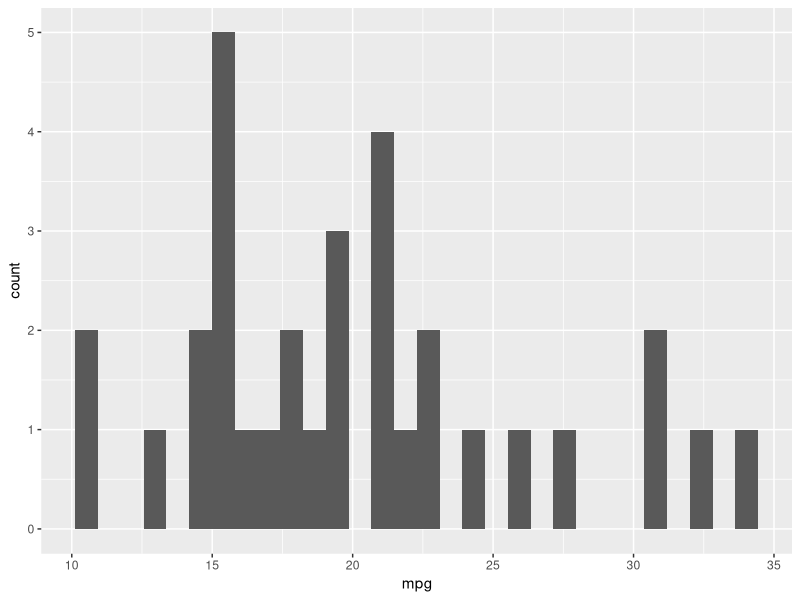
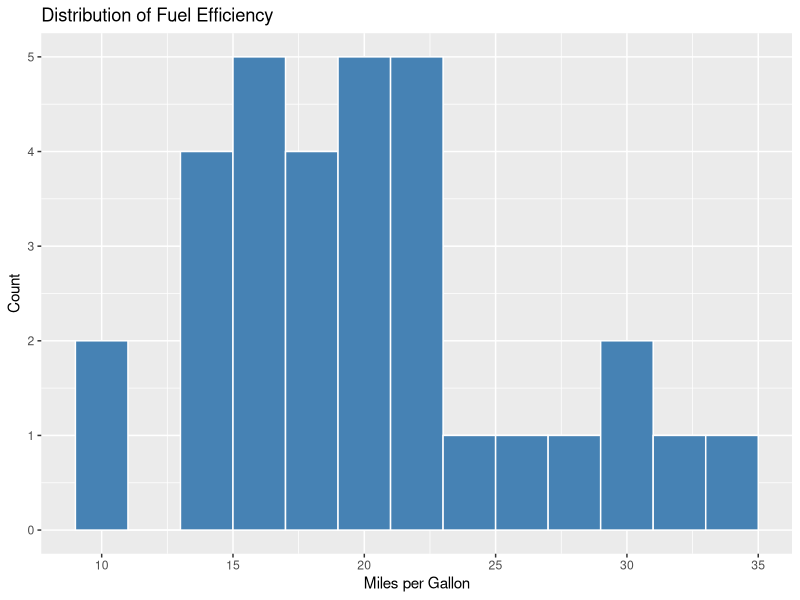
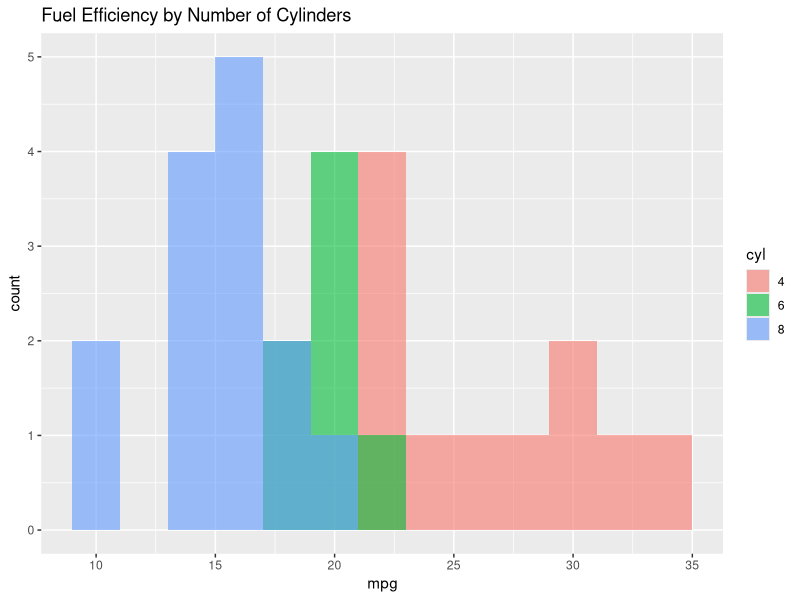
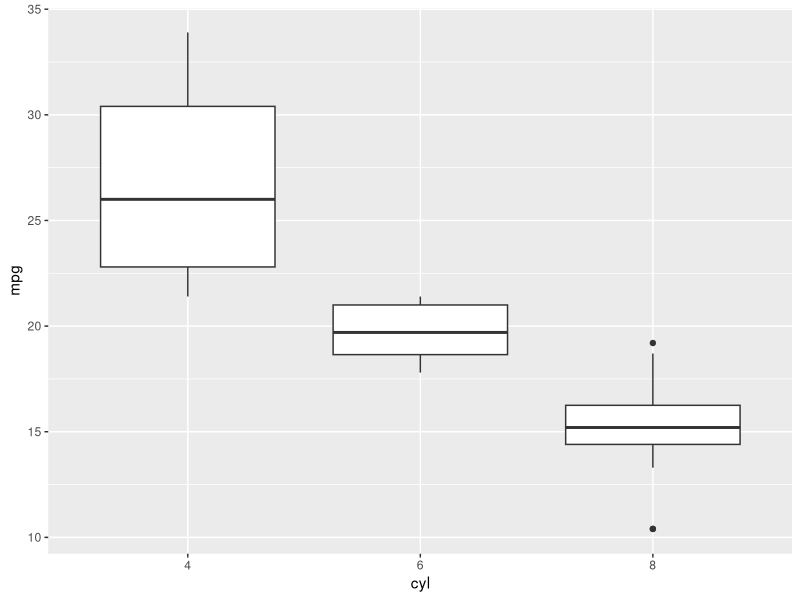
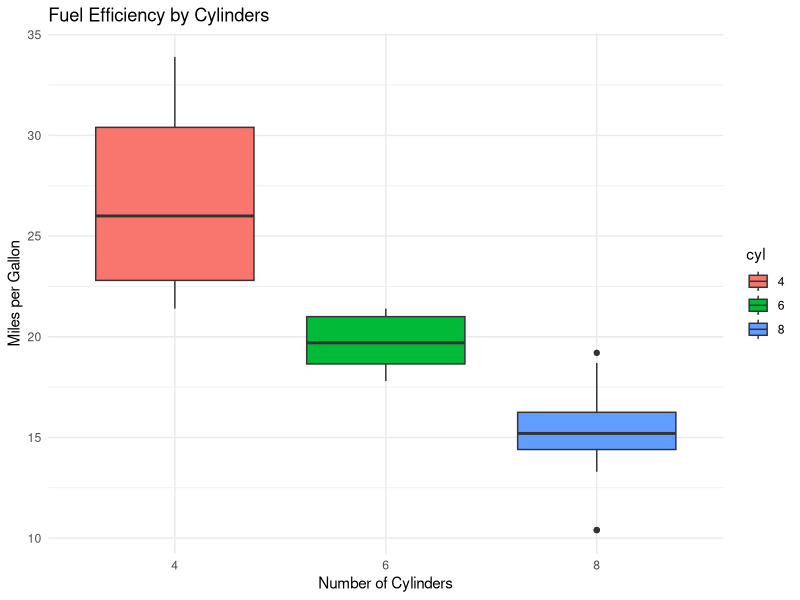
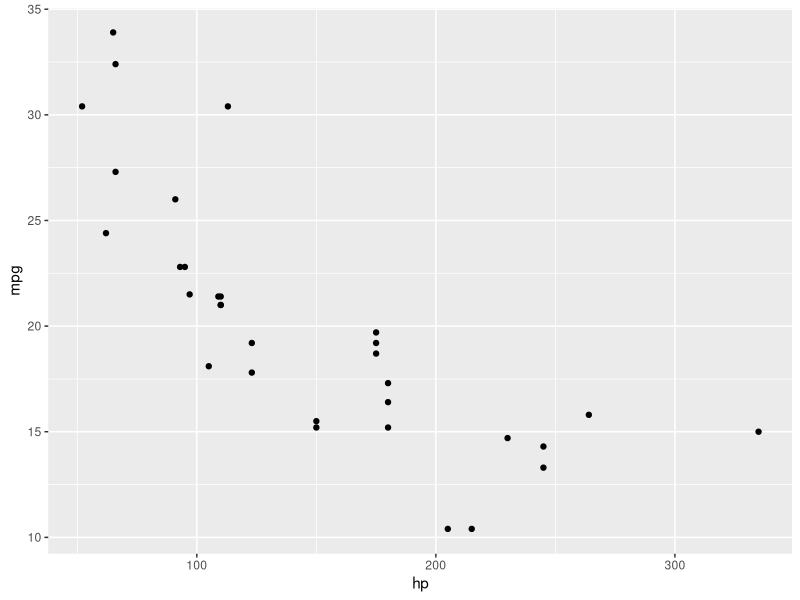
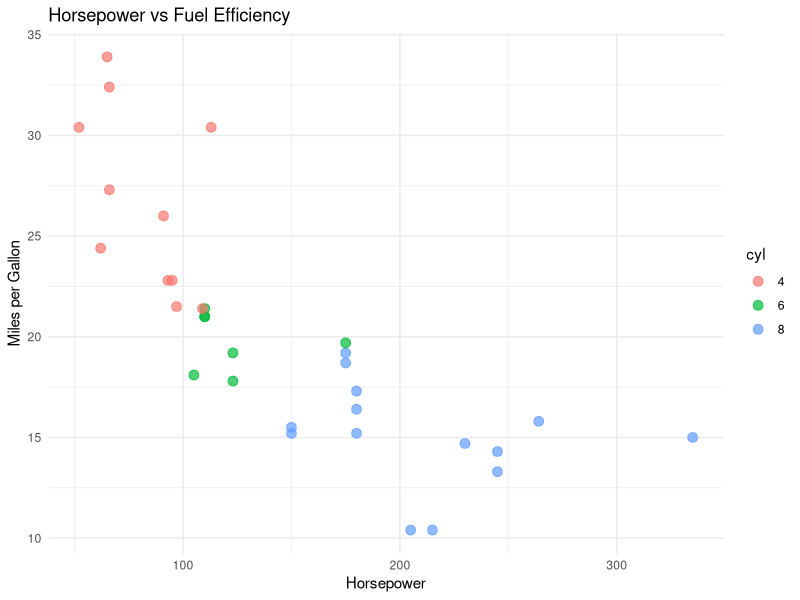
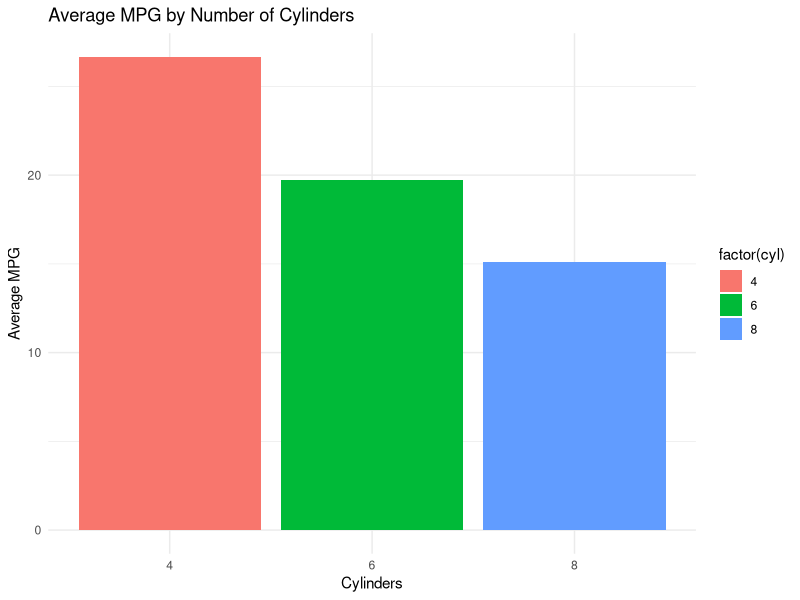

Write R code to recreate these figures, in order.
# =============================================================================
# Introduction to R
# PSCI 3200 - Global Development
# Carolina Torreblanca
# =============================================================================

# =============================================================================
# PART 1: The Two Rules of R
# =============================================================================

# Rule 1: Everything that EXISTS is an OBJECT
# Rule 2: Everything that HAPPENS is a FUNCTION

# Let's see this in action:

# Creating objects (assignment)
x <- 5
y = 10
my_name <- "Carolina"

# Functions do things to objects
sum(x, y)
print(my_name)
class(x)

# Even operators are functions!
x + y
`+`(x, y)  # same thing


# =============================================================================
# PART 2: Types of Objects
# =============================================================================

# --- Vectors (1-dimensional) ---
# Numeric
numbers <- c(1, 2, 3, 4, 5)
class(numbers)

# Character (text/strings)
names <- c("Alice", "Bob", "Carolina")
class(names)

# Logical (TRUE/FALSE)
passed <- c(TRUE, FALSE, TRUE)
class(passed)

# Factor (categorical)
treatment <- factor(c("control", "treatment", "control"))
class(treatment)

# --- Accessing elements ---
numbers[1]        # first element
numbers[2:4]      # elements 2 through 4
names[c(1, 3)]    # first and third elements

# --- Data frames (2-dimensional) ---
# Most common structure for data analysis
# Rows = observations, Columns = variables

my_data <- data.frame(
  name = c("Alice", "Bob", "Carolina"),
  age = c(22, 25, 30),
  score = c(85, 92, 78)
)

my_data

# Accessing columns
my_data$name
my_data$age

# Accessing rows and columns
my_data[1, ]      # first row
my_data[, 2]      # second column
my_data[1, 2]     # first row, second column


# =============================================================================
# PART 3: Packages - Extending R
# =============================================================================

# R comes with "base R" functions
# Packages add more functions for specific tasks

# Install a package (only need to do once)
# install.packages("tidyverse")

# Load a package (need to do every session)
library(tidyverse)

# tidyverse includes:
# - dplyr: data manipulation
# - ggplot2: visualization
# - readr: reading data
# - and more...


# =============================================================================
# PART 4: Loading Data
# =============================================================================

# R comes with built-in datasets - no need to load files!
data()  # see all available datasets

# We'll use mtcars - data on 32 cars from 1974
# mpg: miles per gallon
# cyl: number of cylinders (4, 6, or 8)
# hp: horsepower
# wt: weight (1000 lbs)
# am: transmission (0 = automatic, 1 = manual)

cars <- mtcars  # copy to a new name for clarity

# For your own data, you would use:
# my_data <- read.csv("path/to/your/file.csv")
# my_data <- read.csv("https://some-website.com/data.csv")


# =============================================================================
# PART 5: Exploring Data
# =============================================================================

# First look
head(cars)          # first 6 rows
tail(cars)          # last 6 rows
head(cars, 10)      # first 10 rows

# Structure and dimensions
dim(cars)           # rows x columns
nrow(cars)          # number of rows
ncol(cars)          # number of columns
names(cars)         # column names
str(cars)           # structure (types of each column)

# Summary statistics
summary(cars)

# Individual columns
mean(cars$mpg)
sd(cars$mpg)
min(cars$hp)
max(cars$hp)
table(cars$cyl)
table(cars$am)


# =============================================================================
# PART 6: Data Manipulation with dplyr
# =============================================================================

# dplyr uses "verbs" for common operations
# and the pipe %>% to chain them together

# --- select(): choose columns ---
cars %>%
  select(mpg, cyl, hp)

# --- filter(): choose rows ---
cars %>%
  filter(cyl == 4)

cars %>%
  filter(mpg > 25)

cars %>%
  filter(cyl == 4 & mpg > 25)

# --- mutate(): create new columns ---
cars %>%
  mutate(hp_per_cyl = hp / cyl)

cars %>%
  mutate(
    hp_per_cyl = hp / cyl,
    is_automatic = am == 0
  )

# --- summarize(): collapse to summary statistics ---
cars %>%
  summarize(
    avg_mpg = mean(mpg),
    avg_hp = mean(hp),
    n = n()
  )

# --- group_by(): do operations by group ---
cars %>%
  group_by(cyl) %>%
  summarize(
    avg_mpg = mean(mpg),
    avg_hp = mean(hp),
    n = n()
  )

# --- Chaining multiple operations ---
cars %>%
  filter(am == 1) %>%
  group_by(cyl) %>%
  summarize(
    avg_mpg = mean(mpg),
    avg_hp = mean(hp),
    n = n()
  ) %>%
  arrange(desc(avg_mpg))

# --- Save results to a new object ---
cars_summary <- cars %>%
  group_by(cyl) %>%
  summarize(
    avg_mpg = mean(mpg),
    avg_hp = mean(hp),
    n = n()
  )

cars_summary


# =============================================================================
# PART 7: Visualization with ggplot2
# =============================================================================

# ggplot2 uses a "grammar of graphics"
# Build plots layer by layer

# --- Histogram ---
ggplot(cars, aes(x = mpg)) +
  geom_histogram()

# Add some style
ggplot(cars, aes(x = mpg)) +
  geom_histogram(binwidth = 2, fill = "steelblue", color = "white") +
  labs(title = "Distribution of Fuel Efficiency",
       x = "Miles per Gallon",
       y = "Count")

# --- Histogram by group ---
# First, make cyl a factor for better plotting
cars <- cars %>%
  mutate(cyl = factor(cyl))

ggplot(cars, aes(x = mpg, fill = cyl)) +
  geom_histogram(binwidth = 2, alpha = 0.6, position = "identity") +
  labs(title = "Fuel Efficiency by Number of Cylinders")

# --- Box plot ---
ggplot(cars, aes(x = cyl, y = mpg)) +
  geom_boxplot()

ggplot(cars, aes(x = cyl, y = mpg, fill = cyl)) +
  geom_boxplot() +
  labs(title = "Fuel Efficiency by Cylinders",
       x = "Number of Cylinders",
       y = "Miles per Gallon") +
  theme_minimal()

# --- Scatter plot ---
ggplot(cars, aes(x = hp, y = mpg)) +
  geom_point()

ggplot(cars, aes(x = hp, y = mpg, color = cyl)) +
  geom_point(size = 3, alpha = 0.7) +
  labs(title = "Horsepower vs Fuel Efficiency",
       x = "Horsepower",
       y = "Miles per Gallon") +
  theme_minimal()

# --- Bar plot (for summaries) ---
ggplot(cars_summary, aes(x = factor(cyl), y = avg_mpg, fill = factor(cyl))) +
  geom_col() +
  labs(title = "Average MPG by Number of Cylinders",
       x = "Cylinders",
       y = "Average MPG") +
  theme_minimal()


# =============================================================================
# PART 8: Quick Analysis - Does Engine Size Affect Efficiency?
# =============================================================================

# Compare mpg across cylinder groups
cars %>%
  group_by(cyl) %>%
  summarize(
    avg_mpg = mean(mpg),
    sd_mpg = sd(mpg),
    n = n()
  )

# Simple linear regression
model <- lm(mpg ~ hp, data = cars)
summary(model)

# Visualize the relationship
ggplot(cars, aes(x = hp, y = mpg)) +
  geom_point(aes(color = cyl), size = 3, alpha = 0.7) +
  geom_smooth(method = "lm", se = TRUE, color = "black") +
  labs(title = "Does Horsepower Affect Fuel Efficiency?",
       subtitle = "1974 Motor Trend Car Data",
       x = "Horsepower",
       y = "Miles per Gallon") +
  theme_minimal()


# =============================================================================
# YOUR TURN
# =============================================================================

# 1. What's the average horsepower for each cylinder group?

# 2. Filter to only manual transmission cars (am == 1).
#    What's the average mpg by cylinder group?

# 3. Create a histogram of horsepower, colored by cylinder group

# 4. Create a scatter plot of weight (wt) vs mpg
